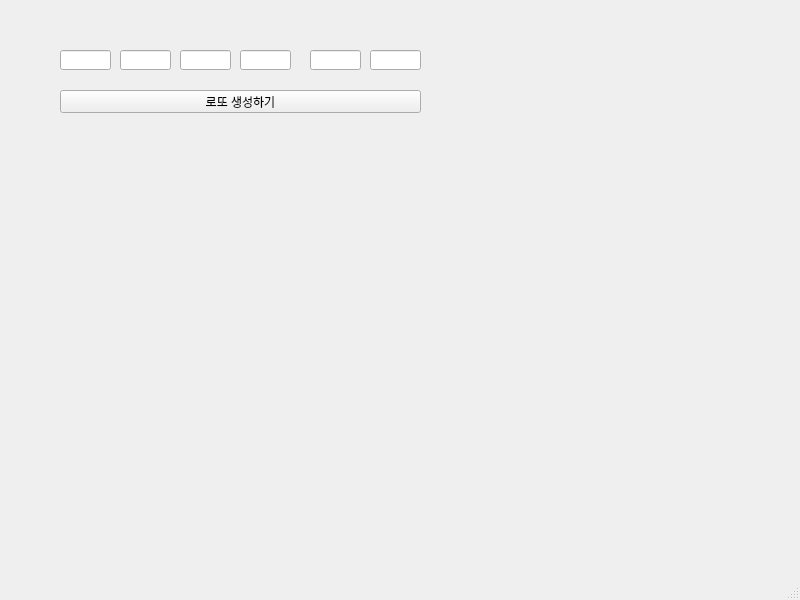
<?xml version="1.0" encoding="UTF-8"?>
<ui version="4.0">
 <class>MainWindow</class>
 <widget class="QMainWindow" name="MainWindow">
  <property name="geometry">
   <rect>
    <x>0</x>
    <y>0</y>
    <width>800</width>
    <height>600</height>
   </rect>
  </property>
  <property name="windowTitle">
   <string>MainWindow</string>
  </property>
  <widget class="QWidget" name="centralwidget">
   <widget class="QLineEdit" name="le1">
    <property name="geometry">
     <rect>
      <x>60</x>
      <y>50</y>
      <width>51</width>
      <height>20</height>
     </rect>
    </property>
   </widget>
   <widget class="QLineEdit" name="le2">
    <property name="geometry">
     <rect>
      <x>120</x>
      <y>50</y>
      <width>51</width>
      <height>20</height>
     </rect>
    </property>
   </widget>
   <widget class="QLineEdit" name="le4">
    <property name="geometry">
     <rect>
      <x>240</x>
      <y>50</y>
      <width>51</width>
      <height>20</height>
     </rect>
    </property>
   </widget>
   <widget class="QLineEdit" name="le3">
    <property name="geometry">
     <rect>
      <x>180</x>
      <y>50</y>
      <width>51</width>
      <height>20</height>
     </rect>
    </property>
   </widget>
   <widget class="QLineEdit" name="le6">
    <property name="geometry">
     <rect>
      <x>370</x>
      <y>50</y>
      <width>51</width>
      <height>20</height>
     </rect>
    </property>
   </widget>
   <widget class="QLineEdit" name="le5">
    <property name="geometry">
     <rect>
      <x>310</x>
      <y>50</y>
      <width>51</width>
      <height>20</height>
     </rect>
    </property>
   </widget>
   <widget class="QPushButton" name="pb">
    <property name="geometry">
     <rect>
      <x>60</x>
      <y>90</y>
      <width>361</width>
      <height>23</height>
     </rect>
    </property>
    <property name="text">
     <string>로또 생성하기</string>
    </property>
   </widget>
  </widget>
  <widget class="QMenuBar" name="menubar">
   <property name="geometry">
    <rect>
     <x>0</x>
     <y>0</y>
     <width>800</width>
     <height>21</height>
    </rect>
   </property>
  </widget>
  <widget class="QStatusBar" name="statusbar"/>
 </widget>
 <resources/>
 <connections/>
</ui>
